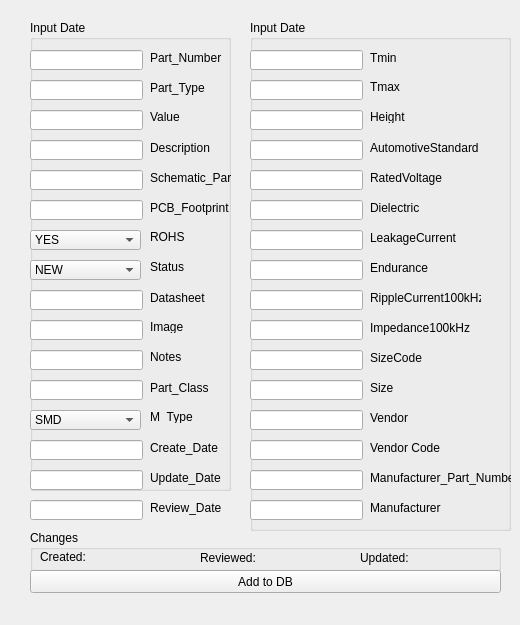
      <widget class="QWidget" name="tab_6">
       <attribute name="title">
        <string>Capacitor</string>
       </attribute>
       <widget class="QGroupBox" name="groupBox_19">
        <property name="geometry">
         <rect>
          <x>30</x>
          <y>20</y>
          <width>201</width>
          <height>471</height>
         </rect>
        </property>
        <property name="title">
         <string>Input Date</string>
        </property>
        <widget class="QLabel" name="label_200">
         <property name="geometry">
          <rect>
           <x>120</x>
           <y>60</y>
           <width>81</width>
           <height>16</height>
          </rect>
         </property>
         <property name="text">
          <string>Part_Type</string>
         </property>
        </widget>
        <widget class="QLabel" name="label_201">
         <property name="geometry">
          <rect>
           <x>120</x>
           <y>90</y>
           <width>47</width>
           <height>13</height>
          </rect>
         </property>
         <property name="text">
          <string>Value</string>
         </property>
        </widget>
        <widget class="QLabel" name="label_202">
         <property name="geometry">
          <rect>
           <x>120</x>
           <y>120</y>
           <width>81</width>
           <height>16</height>
          </rect>
         </property>
         <property name="text">
          <string>Description</string>
         </property>
        </widget>
        <widget class="QLabel" name="label_203">
         <property name="geometry">
          <rect>
           <x>120</x>
           <y>180</y>
           <width>81</width>
           <height>16</height>
          </rect>
         </property>
         <property name="text">
          <string>PCB_Footprint</string>
         </property>
        </widget>
        <widget class="QLabel" name="label_204">
         <property name="geometry">
          <rect>
           <x>120</x>
           <y>210</y>
           <width>47</width>
           <height>13</height>
          </rect>
         </property>
         <property name="text">
          <string>ROHS</string>
         </property>
        </widget>
        <widget class="QLabel" name="label_205">
         <property name="geometry">
          <rect>
           <x>120</x>
           <y>240</y>
           <width>47</width>
           <height>13</height>
          </rect>
         </property>
         <property name="text">
          <string>Status</string>
         </property>
        </widget>
        <widget class="QLabel" name="label_206">
         <property name="geometry">
          <rect>
           <x>120</x>
           <y>270</y>
           <width>81</width>
           <height>16</height>
          </rect>
         </property>
         <property name="text">
          <string>Datasheet</string>
         </property>
        </widget>
        <widget class="QLabel" name="label_213">
         <property name="geometry">
          <rect>
           <x>120</x>
           <y>300</y>
           <width>47</width>
           <height>13</height>
          </rect>
         </property>
         <property name="text">
          <string>Image</string>
         </property>
        </widget>
        <widget class="QLabel" name="label_214">
         <property name="geometry">
          <rect>
           <x>120</x>
           <y>330</y>
           <width>47</width>
           <height>13</height>
          </rect>
         </property>
         <property name="text">
          <string>Notes</string>
         </property>
        </widget>
        <widget class="QLabel" name="label_215">
         <property name="geometry">
          <rect>
           <x>120</x>
           <y>360</y>
           <width>81</width>
           <height>16</height>
          </rect>
         </property>
         <property name="text">
          <string>Part_Class</string>
         </property>
        </widget>
        <widget class="QLabel" name="label_216">
         <property name="geometry">
          <rect>
           <x>120</x>
           <y>420</y>
           <width>81</width>
           <height>16</height>
          </rect>
         </property>
         <property name="text">
          <string>Create_Date</string>
         </property>
        </widget>
        <widget class="QLabel" name="label_218">
         <property name="geometry">
          <rect>
           <x>120</x>
           <y>450</y>
           <width>81</width>
           <height>16</height>
          </rect>
         </property>
         <property name="text">
          <string>Update_Date</string>
         </property>
        </widget>
        <widget class="QLineEdit" name="lineEdit_164">
         <property name="geometry">
          <rect>
           <x>0</x>
           <y>60</y>
           <width>113</width>
           <height>20</height>
          </rect>
         </property>
        </widget>
        <widget class="QLineEdit" name="lineEdit_165">
         <property name="geometry">
          <rect>
           <x>0</x>
           <y>90</y>
           <width>113</width>
           <height>20</height>
          </rect>
         </property>
        </widget>
        <widget class="QLineEdit" name="lineEdit_166">
         <property name="geometry">
          <rect>
           <x>0</x>
           <y>120</y>
           <width>113</width>
           <height>20</height>
          </rect>
         </property>
        </widget>
        <widget class="QLineEdit" name="lineEdit_167">
         <property name="geometry">
          <rect>
           <x>0</x>
           <y>150</y>
           <width>113</width>
           <height>20</height>
          </rect>
         </property>
        </widget>
        <widget class="QLineEdit" name="lineEdit_168">
         <property name="geometry">
          <rect>
           <x>0</x>
           <y>180</y>
           <width>113</width>
           <height>20</height>
          </rect>
         </property>
        </widget>
        <widget class="QLineEdit" name="lineEdit_171">
         <property name="geometry">
          <rect>
           <x>0</x>
           <y>270</y>
           <width>113</width>
           <height>20</height>
          </rect>
         </property>
        </widget>
        <widget class="QLineEdit" name="lineEdit_172">
         <property name="geometry">
          <rect>
           <x>0</x>
           <y>300</y>
           <width>113</width>
           <height>20</height>
          </rect>
         </property>
        </widget>
        <widget class="QLineEdit" name="lineEdit_173">
         <property name="geometry">
          <rect>
           <x>0</x>
           <y>330</y>
           <width>113</width>
           <height>20</height>
          </rect>
         </property>
        </widget>
        <widget class="QLineEdit" name="lineEdit_174">
         <property name="geometry">
          <rect>
           <x>0</x>
           <y>360</y>
           <width>113</width>
           <height>20</height>
          </rect>
         </property>
        </widget>
        <widget class="QLineEdit" name="lineEdit_175">
         <property name="geometry">
          <rect>
           <x>0</x>
           <y>420</y>
           <width>113</width>
           <height>20</height>
          </rect>
         </property>
        </widget>
        <widget class="QLineEdit" name="lineEdit_177">
         <property name="geometry">
          <rect>
           <x>0</x>
           <y>450</y>
           <width>113</width>
           <height>20</height>
          </rect>
         </property>
        </widget>
        <widget class="QLabel" name="label_220">
         <property name="geometry">
          <rect>
           <x>120</x>
           <y>150</y>
           <width>81</width>
           <height>16</height>
          </rect>
         </property>
         <property name="text">
          <string>Schematic_Part</string>
         </property>
        </widget>
        <widget class="QComboBox" name="boxStatus_7">
         <property name="enabled">
          <bool>true</bool>
         </property>
         <property name="geometry">
          <rect>
           <x>0</x>
           <y>240</y>
           <width>111</width>
           <height>20</height>
          </rect>
         </property>
         <property name="toolTip">
          <string>&lt;html&gt;&lt;head/&gt;&lt;body&gt;&lt;p&gt;Component's status&lt;/p&gt;&lt;p&gt;&lt;span style=&quot; font-style:italic;&quot;&gt;Status can be changed by CIS administrator only&lt;/span&gt;&lt;/p&gt;&lt;/body&gt;&lt;/html&gt;</string>
         </property>
         <item>
          <property name="text">
           <string>NEW</string>
          </property>
         </item>
         <item>
          <property name="text">
           <string>CHECKED</string>
          </property>
         </item>
         <item>
          <property name="text">
           <string>TESTED</string>
          </property>
         </item>
         <item>
          <property name="text">
           <string>FAULTY</string>
          </property>
         </item>
         <item>
          <property name="text">
           <string>OBSOLETE</string>
          </property>
         </item>
         <item>
          <property name="text">
           <string>DRAFT</string>
          </property>
         </item>
         <item>
          <property name="text">
           <string>EMPTY</string>
          </property>
         </item>
         <item>
          <property name="text">
           <string>EXTERNAL</string>
          </property>
         </item>
        </widget>
        <widget class="QComboBox" name="boxStatus_21">
         <property name="enabled">
          <bool>true</bool>
         </property>
         <property name="geometry">
          <rect>
           <x>0</x>
           <y>210</y>
           <width>111</width>
           <height>20</height>
          </rect>
         </property>
         <property name="toolTip">
          <string>&lt;html&gt;&lt;head/&gt;&lt;body&gt;&lt;p&gt;Component's status&lt;/p&gt;&lt;p&gt;&lt;span style=&quot; font-style:italic;&quot;&gt;Status can be changed by CIS administrator only&lt;/span&gt;&lt;/p&gt;&lt;/body&gt;&lt;/html&gt;</string>
         </property>
         <item>
          <property name="text">
           <string>YES</string>
          </property>
         </item>
         <item>
          <property name="text">
           <string>YES-EX</string>
          </property>
         </item>
         <item>
          <property name="text">
           <string>NO</string>
          </property>
         </item>
        </widget>
        <widget class="QLineEdit" name="lineEdit_170">
         <property name="geometry">
          <rect>
           <x>0</x>
           <y>30</y>
           <width>113</width>
           <height>20</height>
          </rect>
         </property>
        </widget>
        <widget class="QLabel" name="label_199">
         <property name="geometry">
          <rect>
           <x>120</x>
           <y>30</y>
           <width>91</width>
           <height>16</height>
          </rect>
         </property>
         <property name="text">
          <string>Part_Number</string>
         </property>
        </widget>
        <widget class="QComboBox" name="boxStatus_22">
         <property name="enabled">
          <bool>true</bool>
         </property>
         <property name="geometry">
          <rect>
           <x>0</x>
           <y>390</y>
           <width>111</width>
           <height>20</height>
          </rect>
         </property>
         <property name="toolTip">
          <string>&lt;html&gt;&lt;head/&gt;&lt;body&gt;&lt;p&gt;Component's status&lt;/p&gt;&lt;p&gt;&lt;span style=&quot; font-style:italic;&quot;&gt;Status can be changed by CIS administrator only&lt;/span&gt;&lt;/p&gt;&lt;/body&gt;&lt;/html&gt;</string>
         </property>
         <property name="editable">
          <bool>false</bool>
         </property>
         <item>
          <property name="text">
           <string>SMD</string>
          </property>
         </item>
         <item>
          <property name="text">
           <string>LEADED</string>
          </property>
         </item>
        </widget>
        <widget class="QLabel" name="label_219">
         <property name="geometry">
          <rect>
           <x>120</x>
           <y>390</y>
           <width>47</width>
           <height>13</height>
          </rect>
         </property>
         <property name="text">
          <string>M_Type</string>
         </property>
        </widget>
       </widget>
       <widget class="QGroupBox" name="groupBox_20">
        <property name="geometry">
         <rect>
          <x>250</x>
          <y>20</y>
          <width>261</width>
          <height>511</height>
         </rect>
        </property>
        <property name="title">
         <string>Input Date</string>
        </property>
        <widget class="QLabel" name="label_221">
         <property name="geometry">
          <rect>
           <x>120</x>
           <y>30</y>
           <width>71</width>
           <height>16</height>
          </rect>
         </property>
         <property name="text">
          <string>Tmin</string>
         </property>
        </widget>
        <widget class="QLabel" name="label_222">
         <property name="geometry">
          <rect>
           <x>120</x>
           <y>60</y>
           <width>47</width>
           <height>13</height>
          </rect>
         </property>
         <property name="text">
          <string>Tmax</string>
         </property>
        </widget>
        <widget class="QLabel" name="label_223">
         <property name="geometry">
          <rect>
           <x>120</x>
           <y>90</y>
           <width>47</width>
           <height>13</height>
          </rect>
         </property>
         <property name="text">
          <string>Height</string>
         </property>
        </widget>
        <widget class="QLabel" name="label_224">
         <property name="geometry">
          <rect>
           <x>120</x>
           <y>120</y>
           <width>111</width>
           <height>16</height>
          </rect>
         </property>
         <property name="text">
          <string>AutomotiveStandard</string>
         </property>
        </widget>
        <widget class="QLabel" name="label_225">
         <property name="geometry">
          <rect>
           <x>120</x>
           <y>150</y>
           <width>131</width>
           <height>16</height>
          </rect>
         </property>
         <property name="text">
          <string>RatedVoltage</string>
         </property>
        </widget>
        <widget class="QLabel" name="label_226">
         <property name="geometry">
          <rect>
           <x>120</x>
           <y>180</y>
           <width>111</width>
           <height>16</height>
          </rect>
         </property>
         <property name="text">
          <string>Dielectric</string>
         </property>
        </widget>
        <widget class="QLabel" name="label_227">
         <property name="geometry">
          <rect>
           <x>120</x>
           <y>210</y>
           <width>111</width>
           <height>16</height>
          </rect>
         </property>
         <property name="text">
          <string>LeakageCurrent</string>
         </property>
        </widget>
        <widget class="QLabel" name="label_228">
         <property name="geometry">
          <rect>
           <x>120</x>
           <y>240</y>
           <width>111</width>
           <height>16</height>
          </rect>
         </property>
         <property name="text">
          <string>Endurance</string>
         </property>
        </widget>
        <widget class="QLabel" name="label_229">
         <property name="geometry">
          <rect>
           <x>120</x>
           <y>270</y>
           <width>111</width>
           <height>16</height>
          </rect>
         </property>
         <property name="text">
          <string>RippleCurrent100kHz</string>
         </property>
        </widget>
        <widget class="QLabel" name="label_230">
         <property name="geometry">
          <rect>
           <x>120</x>
           <y>300</y>
           <width>111</width>
           <height>16</height>
          </rect>
         </property>
         <property name="text">
          <string>Impedance100kHz</string>
         </property>
        </widget>
        <widget class="QLabel" name="label_231">
         <property name="geometry">
          <rect>
           <x>120</x>
           <y>330</y>
           <width>111</width>
           <height>16</height>
          </rect>
         </property>
         <property name="text">
          <string>SizeCode</string>
         </property>
        </widget>
        <widget class="QLabel" name="label_232">
         <property name="geometry">
          <rect>
           <x>120</x>
           <y>360</y>
           <width>111</width>
           <height>16</height>
          </rect>
         </property>
         <property name="text">
          <string>Size</string>
         </property>
        </widget>
        <widget class="QLineEdit" name="lineEdit_179">
         <property name="geometry">
          <rect>
           <x>0</x>
           <y>30</y>
           <width>113</width>
           <height>20</height>
          </rect>
         </property>
        </widget>
        <widget class="QLineEdit" name="lineEdit_180">
         <property name="geometry">
          <rect>
           <x>0</x>
           <y>60</y>
           <width>113</width>
           <height>20</height>
          </rect>
         </property>
        </widget>
        <widget class="QLineEdit" name="lineEdit_181">
         <property name="geometry">
          <rect>
           <x>0</x>
           <y>90</y>
           <width>113</width>
           <height>20</height>
          </rect>
         </property>
        </widget>
        <widget class="QLineEdit" name="lineEdit_182">
         <property name="geometry">
          <rect>
           <x>0</x>
           <y>120</y>
           <width>113</width>
           <height>20</height>
          </rect>
         </property>
        </widget>
        <widget class="QLineEdit" name="lineEdit_183">
         <property name="geometry">
          <rect>
           <x>0</x>
           <y>150</y>
           <width>113</width>
           <height>20</height>
          </rect>
         </property>
        </widget>
        <widget class="QLineEdit" name="lineEdit_184">
         <property name="geometry">
          <rect>
           <x>0</x>
           <y>180</y>
           <width>113</width>
           <height>20</height>
          </rect>
         </property>
        </widget>
        <widget class="QLineEdit" name="lineEdit_185">
         <property name="geometry">
          <rect>
           <x>0</x>
           <y>210</y>
           <width>113</width>
           <height>20</height>
          </rect>
         </property>
        </widget>
        <widget class="QLineEdit" name="lineEdit_186">
         <property name="geometry">
          <rect>
           <x>0</x>
           <y>240</y>
           <width>113</width>
           <height>20</height>
          </rect>
         </property>
        </widget>
        <widget class="QLineEdit" name="lineEdit_187">
         <property name="geometry">
          <rect>
           <x>0</x>
           <y>270</y>
           <width>113</width>
           <height>20</height>
          </rect>
         </property>
        </widget>
        <widget class="QLineEdit" name="lineEdit_188">
         <property name="geometry">
          <rect>
           <x>0</x>
           <y>300</y>
           <width>113</width>
           <height>20</height>
          </rect>
         </property>
        </widget>
        <widget class="QLineEdit" name="lineEdit_189">
         <property name="geometry">
          <rect>
           <x>0</x>
           <y>330</y>
           <width>113</width>
           <height>20</height>
          </rect>
         </property>
        </widget>
        <widget class="QLineEdit" name="lineEdit_190">
         <property name="geometry">
          <rect>
           <x>0</x>
           <y>360</y>
           <width>113</width>
           <height>20</height>
          </rect>
         </property>
        </widget>
        <widget class="QLineEdit" name="lineEdit_191">
         <property name="geometry">
          <rect>
           <x>0</x>
           <y>390</y>
           <width>113</width>
           <height>20</height>
          </rect>
         </property>
        </widget>
        <widget class="QLineEdit" name="lineEdit_195">
         <property name="geometry">
          <rect>
           <x>0</x>
           <y>420</y>
           <width>113</width>
           <height>20</height>
          </rect>
         </property>
        </widget>
        <widget class="QLabel" name="label_287">
         <property name="geometry">
          <rect>
           <x>120</x>
           <y>390</y>
           <width>111</width>
           <height>16</height>
          </rect>
         </property>
         <property name="text">
          <string>Vendor</string>
         </property>
        </widget>
        <widget class="QLabel" name="label_288">
         <property name="geometry">
          <rect>
           <x>120</x>
           <y>420</y>
           <width>111</width>
           <height>16</height>
          </rect>
         </property>
         <property name="text">
          <string>Vendor Code</string>
         </property>
        </widget>
        <widget class="QLabel" name="label_304">
         <property name="geometry">
          <rect>
           <x>120</x>
           <y>450</y>
           <width>151</width>
           <height>16</height>
          </rect>
         </property>
         <property name="text">
          <string>Manufacturer_Part_Number</string>
         </property>
        </widget>
        <widget class="QLineEdit" name="lineEdit_224">
         <property name="geometry">
          <rect>
           <x>0</x>
           <y>480</y>
           <width>113</width>
           <height>20</height>
          </rect>
         </property>
        </widget>
        <widget class="QLineEdit" name="lineEdit_225">
         <property name="geometry">
          <rect>
           <x>0</x>
           <y>450</y>
           <width>113</width>
           <height>20</height>
          </rect>
         </property>
        </widget>
        <widget class="QLabel" name="label_305">
         <property name="geometry">
          <rect>
           <x>120</x>
           <y>480</y>
           <width>131</width>
           <height>16</height>
          </rect>
         </property>
         <property name="text">
          <string>Manufacturer</string>
         </property>
        </widget>
       </widget>
       <widget class="QGroupBox" name="groupBox_21">
        <property name="geometry">
         <rect>
          <x>30</x>
          <y>530</y>
          <width>471</width>
          <height>41</height>
         </rect>
        </property>
        <property name="title">
         <string>Changes</string>
        </property>
        <widget class="QLabel" name="label_237">
         <property name="geometry">
          <rect>
           <x>10</x>
           <y>20</y>
           <width>47</width>
           <height>13</height>
          </rect>
         </property>
         <property name="text">
          <string>Created:</string>
         </property>
        </widget>
        <widget class="QLabel" name="label_238">
         <property name="geometry">
          <rect>
           <x>60</x>
           <y>20</y>
           <width>101</width>
           <height>16</height>
          </rect>
         </property>
         <property name="text">
          <string/>
         </property>
        </widget>
        <widget class="QLabel" name="label_239">
         <property name="geometry">
          <rect>
           <x>170</x>
           <y>20</y>
           <width>61</width>
           <height>16</height>
          </rect>
         </property>
         <property name="text">
          <string>Reviewed:</string>
         </property>
        </widget>
        <widget class="QLabel" name="label_240">
         <property name="geometry">
          <rect>
           <x>230</x>
           <y>20</y>
           <width>101</width>
           <height>16</height>
          </rect>
         </property>
         <property name="text">
          <string/>
         </property>
        </widget>
        <widget class="QLabel" name="label_241">
         <property name="geometry">
          <rect>
           <x>330</x>
           <y>20</y>
           <width>61</width>
           <height>16</height>
          </rect>
         </property>
         <property name="text">
          <string>Updated:</string>
         </property>
        </widget>
        <widget class="QLabel" name="label_242">
         <property name="geometry">
          <rect>
           <x>380</x>
           <y>20</y>
           <width>91</width>
           <height>16</height>
          </rect>
         </property>
         <property name="text">
          <string/>
         </property>
        </widget>
       </widget>
       <widget class="QPushButton" name="pushButton_7">
        <property name="geometry">
         <rect>
          <x>30</x>
          <y>570</y>
          <width>471</width>
          <height>23</height>
         </rect>
        </property>
        <property name="text">
         <string>Add to DB</string>
        </property>
       </widget>
       <widget class="QLabel" name="label_265">
        <property name="geometry">
         <rect>
          <x>30</x>
          <y>600</y>
          <width>471</width>
          <height>16</height>
         </rect>
        </property>
        <property name="text">
         <string/>
        </property>
       </widget>
       <widget class="QLineEdit" name="lineEdit_176">
        <property name="geometry">
         <rect>
          <x>30</x>
          <y>500</y>
          <width>113</width>
          <height>20</height>
         </rect>
        </property>
       </widget>
       <widget class="QLabel" name="label_217">
        <property name="geometry">
         <rect>
          <x>150</x>
          <y>500</y>
          <width>81</width>
          <height>16</height>
         </rect>
        </property>
        <property name="text">
         <string>Review_Date</string>
        </property>
       </widget>
      </widget>
